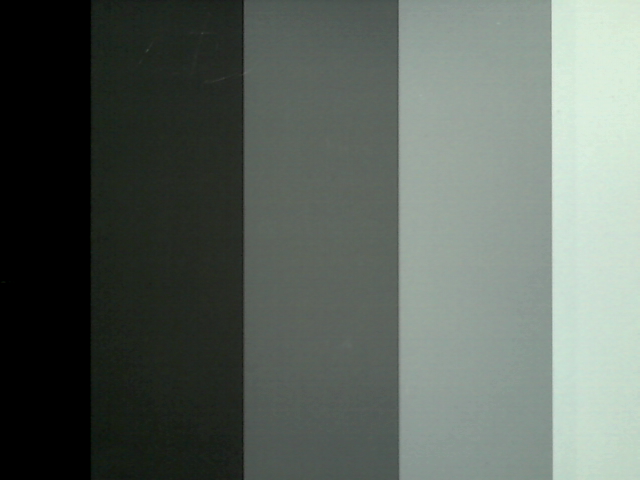
#> input picture Versuch2/Bilder/Grauwertkeil.png, 640 x 480 px
$ python versuch2.py
#> lines starting #> are read from the running program, lines starting #| are printed output that depends on the picture; long printed decimals are rounded
import cv2
import numpy
import numpy as np

image = cv2.imread('./Bilder/Grauwertkeil.png')
#> image is the input picture: shape (480, 640, 3); mean B, G, R 94.5, 101.2, 92.5
grauwertkeil = cv2.cvtColor(image, cv2.COLOR_BGR2GRAY)
grauwertkeil = grauwertkeil.astype(numpy.float32)

# Aufbau der beiden Arrays: alle ungeraden Werte sind Startwerte eines Bereichs,
# die geraden die zugehörigen Endwerte
topRow = []
bottomRow = []

# erste Startwerte für oberste und unterste Reihe speichern
topRow.append(5)
bottomRow.append(5)

# topRow füllen
i = 80
while i < len(grauwertkeil[0]):
    if i + 10 < len(grauwertkeil[0]):
        if int(grauwertkeil[0][i + 10]) - int(grauwertkeil[0][i]) >= 20:
            topRow.append(i)  # Endwert speichern
            i += 15
            topRow.append(i)  # neuen Startwert speichern
    i += 1
#> this loop made 500 passes
#> i on passes 1 to 12: 81, 97, 98, 99, 100, 101, 102, 103, 104, 105, 106, 107
#> after the loop, i = 640; topRow = [5, 81, 96, 234, 249, 389, 404, 541, 556]
topRow.append(len(grauwertkeil[0]) - 5)

# bottomRow füllen
i = 0
while i < len(grauwertkeil[len(grauwertkeil) - 1]):
    if i + 10 < len(grauwertkeil[len(grauwertkeil) - 1]):
        if int(grauwertkeil[len(grauwertkeil) - 1][i + 10]) - int(grauwertkeil[len(grauwertkeil) - 1][i]) >= 20:
            bottomRow.append(i)  # Endwert speichern
            i += 15
            bottomRow.append(i)  # neuen Startwert speichern
    i += 1
#> this loop made 580 passes
#> i on passes 1 to 12: 1, 2, 3, 4, 5, 6, 7, 8, 9, 10, 11, 12
#> after the loop, bottomRow = [5, 81, 96, 234, 249, 389, 404, 543, 558]; i = 640
bottomRow.append(len(grauwertkeil[len(grauwertkeil) - 1]) - 5)

xValues = []
for i in range(len(topRow)):
    if i % 2 == 0:
        xValues.append(topRow[i] if topRow[i] > bottomRow[i] else bottomRow[i])
    else:
        xValues.append(topRow[i] if topRow[i] < bottomRow[i] else bottomRow[i])
#> this loop made 10 passes
#> after the loop, xValues = [5, 81, 96, 234, 249, 389, 404, 541, 558, 635]

# print("TopRow:\n{}".format(topRow))
# print("BottomRow:\n{}".format(bottomRow))
# print("xValues:\n{}".format(xValues))

ROI_number = 0
yTop = 5
yBottom = len(grauwertkeil) - 5
#> yBottom = 475
subPicsMean = []
subPicsStd = []
i = 0
while i < len(xValues):
    ROI = grauwertkeil[yTop:yBottom, xValues[i]:xValues[i + 1]]
    subPicsMean.append(np.mean(ROI))
    subPicsStd.append(np.std(ROI, ddof=1))
    cv2.imwrite('SubPic_{}.png'.format(ROI_number), ROI)
    ROI_number += 1
    i += 2
#> this loop made 5 passes
#> pass 1, `ROI = grauwertkeil[yTop:yBottom, xValues[i]:xValues[i + 1]]`:
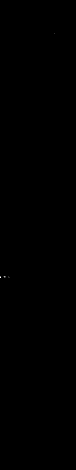
#> ROI: shape (470, 76) float32; min 0, max 6, mean 0.000644; drawn with min black and max white
#> pass 2, `ROI = grauwertkeil[yTop:yBottom, xValues[i]:xValues[i + 1]]`:
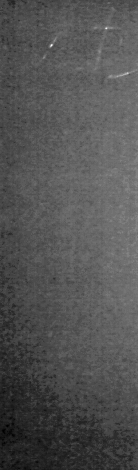
#> ROI: shape (470, 138) float32; min 18, max 68, mean 34.3; drawn with min black and max white
#> pass 2, `cv2.imwrite('SubPic_{}.png'.format(ROI_number), ROI)`:
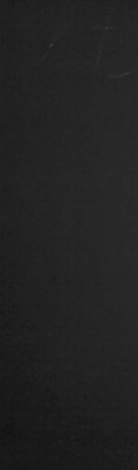
#> saved as SubPic_1.png: shape (470, 138); min 18, max 68, mean 34.3
#> after the loop:
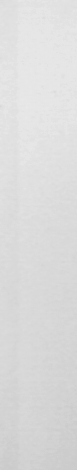
#> ROI: shape (470, 77) float32; min 201, max 233, mean 219.2
#> after the loop, ROI_number = 5; i = 10; subPicsMean = [0.000644, 34.34, 93.97, 155, 219.2]; subPicsStd = [0.0458, 4.46, 4.46, 5.93, 7.22]

print("Mittelwerte SubPics:\n{}".format(subPicsMean))
#| Mittelwerte SubPics:
#| [0.0006439, 34.341, 93.9659, 155.005, 219.245]
print("Standardabweichung SubPics:\n{}".format(subPicsStd))
#| Standardabweichung SubPics:
#| [0.04582, 4.455, 4.459, 5.928, 7.225]


# [22 lines left out: function bildKontrastMaximiert, not called in this run]


# ---------------------------------------------------------
# Teil 2
# ---------------------------------------------------------
darkImagesGray = []
for i in range(10):
    image = cv2.imread('./Bilder/Dunkelbild ({}).png'.format(i + 1))
#> (the run stopped early here; a loop or call above may not have finished)
